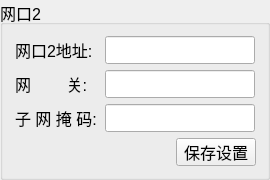
  <widget class="QGroupBox" name="wlan2Box">
   <property name="geometry">
    <rect>
     <x>1010</x>
     <y>180</y>
     <width>270</width>
     <height>170</height>
    </rect>
   </property>
   <property name="font">
    <font>
     <pointsize>12</pointsize>
    </font>
   </property>
   <property name="title">
    <string>网口2</string>
   </property>
   <layout class="QVBoxLayout" name="verticalLayout_8">
    <item>
     <layout class="QHBoxLayout" name="horizontalLayout_23">
      <item>
       <widget class="QLabel" name="label_myip2">
        <property name="minimumSize">
         <size>
          <width>83</width>
          <height>28</height>
         </size>
        </property>
        <property name="maximumSize">
         <size>
          <width>83</width>
          <height>28</height>
         </size>
        </property>
        <property name="font">
         <font>
          <pointsize>12</pointsize>
         </font>
        </property>
        <property name="text">
         <string>网口2地址:</string>
        </property>
       </widget>
      </item>
      <item>
       <widget class="QLineEdit" name="m_myip2">
        <property name="sizePolicy">
         <sizepolicy hsizetype="Preferred" vsizetype="Preferred">
          <horstretch>0</horstretch>
          <verstretch>0</verstretch>
         </sizepolicy>
        </property>
        <property name="minimumSize">
         <size>
          <width>150</width>
          <height>28</height>
         </size>
        </property>
        <property name="maximumSize">
         <size>
          <width>150</width>
          <height>28</height>
         </size>
        </property>
        <property name="font">
         <font>
          <pointsize>12</pointsize>
         </font>
        </property>
        <property name="echoMode">
         <enum>QLineEdit::Normal</enum>
        </property>
       </widget>
      </item>
     </layout>
    </item>
    <item>
     <layout class="QHBoxLayout" name="horizontalLayout_24">
      <item>
       <widget class="QLabel" name="label_gateway2">
        <property name="minimumSize">
         <size>
          <width>83</width>
          <height>28</height>
         </size>
        </property>
        <property name="maximumSize">
         <size>
          <width>83</width>
          <height>28</height>
         </size>
        </property>
        <property name="font">
         <font>
          <pointsize>12</pointsize>
         </font>
        </property>
        <property name="text">
         <string>网        关: </string>
        </property>
       </widget>
      </item>
      <item>
       <widget class="QLineEdit" name="m_gateway2">
        <property name="enabled">
         <bool>true</bool>
        </property>
        <property name="sizePolicy">
         <sizepolicy hsizetype="Preferred" vsizetype="Preferred">
          <horstretch>0</horstretch>
          <verstretch>0</verstretch>
         </sizepolicy>
        </property>
        <property name="minimumSize">
         <size>
          <width>150</width>
          <height>28</height>
         </size>
        </property>
        <property name="maximumSize">
         <size>
          <width>150</width>
          <height>28</height>
         </size>
        </property>
        <property name="font">
         <font>
          <pointsize>12</pointsize>
         </font>
        </property>
        <property name="echoMode">
         <enum>QLineEdit::Normal</enum>
        </property>
       </widget>
      </item>
     </layout>
    </item>
    <item>
     <layout class="QHBoxLayout" name="horizontalLayout_25">
      <item>
       <widget class="QLabel" name="label_subnetMask2">
        <property name="minimumSize">
         <size>
          <width>83</width>
          <height>28</height>
         </size>
        </property>
        <property name="maximumSize">
         <size>
          <width>83</width>
          <height>28</height>
         </size>
        </property>
        <property name="font">
         <font>
          <pointsize>12</pointsize>
         </font>
        </property>
        <property name="text">
         <string>子 网 掩 码: </string>
        </property>
       </widget>
      </item>
      <item>
       <widget class="QLineEdit" name="m_subnetMask2">
        <property name="sizePolicy">
         <sizepolicy hsizetype="Preferred" vsizetype="Preferred">
          <horstretch>0</horstretch>
          <verstretch>0</verstretch>
         </sizepolicy>
        </property>
        <property name="minimumSize">
         <size>
          <width>150</width>
          <height>28</height>
         </size>
        </property>
        <property name="maximumSize">
         <size>
          <width>150</width>
          <height>28</height>
         </size>
        </property>
        <property name="font">
         <font>
          <pointsize>12</pointsize>
         </font>
        </property>
        <property name="echoMode">
         <enum>QLineEdit::Normal</enum>
        </property>
       </widget>
      </item>
     </layout>
    </item>
    <item>
     <layout class="QHBoxLayout" name="horizontalLayout_26">
      <item>
       <spacer name="horizontalSpacer_5">
        <property name="orientation">
         <enum>Qt::Horizontal</enum>
        </property>
        <property name="sizeHint" stdset="0">
         <size>
          <width>40</width>
          <height>20</height>
         </size>
        </property>
       </spacer>
      </item>
      <item>
       <widget class="QPushButton" name="pushButton_saveWlan2">
        <property name="minimumSize">
         <size>
          <width>0</width>
          <height>28</height>
         </size>
        </property>
        <property name="maximumSize">
         <size>
          <width>16777215</width>
          <height>28</height>
         </size>
        </property>
        <property name="font">
         <font>
          <pointsize>12</pointsize>
         </font>
        </property>
        <property name="text">
         <string>保存设置</string>
        </property>
       </widget>
      </item>
     </layout>
    </item>
   </layout>
  </widget>
